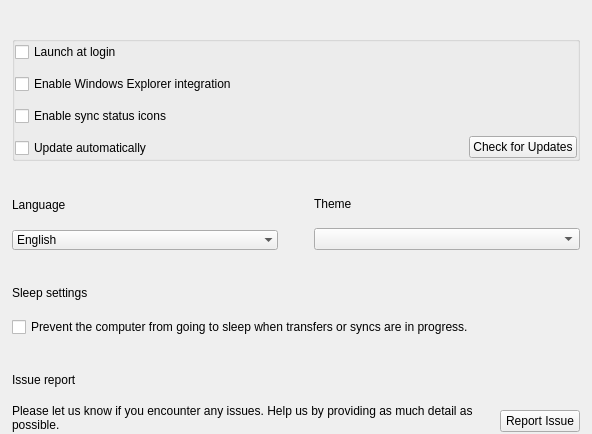
     <widget class="QWidget" name="pGeneral">
      <property name="sizePolicy">
       <sizepolicy hsizetype="Preferred" vsizetype="Fixed">
        <horstretch>0</horstretch>
        <verstretch>0</verstretch>
       </sizepolicy>
      </property>
      <layout class="QVBoxLayout" name="pGeneralLayout" stretch="0,0,0,0,10">
       <property name="spacing">
        <number>36</number>
       </property>
       <property name="leftMargin">
        <number>12</number>
       </property>
       <property name="topMargin">
        <number>36</number>
       </property>
       <property name="rightMargin">
        <number>12</number>
       </property>
       <property name="bottomMargin">
        <number>0</number>
       </property>
       <item>
        <widget class="QGroupBox" name="gGeneral">
         <property name="sizePolicy">
          <sizepolicy hsizetype="Preferred" vsizetype="Preferred">
           <horstretch>0</horstretch>
           <verstretch>0</verstretch>
          </sizepolicy>
         </property>
         <property name="type" stdset="0">
          <string notr="true">mega</string>
         </property>
         <layout class="QHBoxLayout" name="horizontalLayout_11" stretch="1,0,1">
          <property name="spacing">
           <number>0</number>
          </property>
          <property name="leftMargin">
           <number>0</number>
          </property>
          <property name="topMargin">
           <number>0</number>
          </property>
          <property name="rightMargin">
           <number>0</number>
          </property>
          <property name="bottomMargin">
           <number>0</number>
          </property>
          <item>
           <layout class="QVBoxLayout" name="verticalLayout_4" stretch="0,0,0,0">
            <property name="spacing">
             <number>12</number>
            </property>
            <property name="sizeConstraint">
             <enum>QLayout::SetDefaultConstraint</enum>
            </property>
            <property name="leftMargin">
             <number>0</number>
            </property>
            <property name="topMargin">
             <number>0</number>
            </property>
            <property name="rightMargin">
             <number>0</number>
            </property>
            <property name="bottomMargin">
             <number>0</number>
            </property>
            <item>
             <widget class="QCheckBox" name="cStartOnStartup">
              <property name="enabled">
               <bool>true</bool>
              </property>
              <property name="maximumSize">
               <size>
                <width>16777215</width>
                <height>16777215</height>
               </size>
              </property>
              <property name="cursor">
               <cursorShape>PointingHandCursor</cursorShape>
              </property>
              <property name="text">
               <string>Launch at login</string>
              </property>
              <property name="type" stdset="0">
               <string notr="true">mega</string>
              </property>
             </widget>
            </item>
            <item>
             <widget class="QCheckBox" name="cDesktopIntegration">
              <property name="maximumSize">
               <size>
                <width>16777215</width>
                <height>16777215</height>
               </size>
              </property>
              <property name="cursor">
               <cursorShape>PointingHandCursor</cursorShape>
              </property>
              <property name="text">
               <string>Enable Windows Explorer integration</string>
              </property>
              <property name="type" stdset="0">
               <string notr="true">mega</string>
              </property>
             </widget>
            </item>
            <item>
             <widget class="QCheckBox" name="cOverlayIcons">
              <property name="maximumSize">
               <size>
                <width>16777215</width>
                <height>16777215</height>
               </size>
              </property>
              <property name="cursor">
               <cursorShape>PointingHandCursor</cursorShape>
              </property>
              <property name="text">
               <string>Enable sync status icons</string>
              </property>
              <property name="type" stdset="0">
               <string notr="true">mega</string>
              </property>
             </widget>
            </item>
            <item>
             <widget class="QCheckBox" name="cAutoUpdate">
              <property name="enabled">
               <bool>true</bool>
              </property>
              <property name="maximumSize">
               <size>
                <width>16777215</width>
                <height>16777215</height>
               </size>
              </property>
              <property name="cursor">
               <cursorShape>PointingHandCursor</cursorShape>
              </property>
              <property name="text">
               <string>Update automatically</string>
              </property>
              <property name="type" stdset="0">
               <string notr="true">mega</string>
              </property>
             </widget>
            </item>
           </layout>
          </item>
          <item>
           <spacer name="horizontalSpacer">
            <property name="orientation">
             <enum>Qt::Horizontal</enum>
            </property>
            <property name="sizeType">
             <enum>QSizePolicy::Expanding</enum>
            </property>
            <property name="sizeHint" stdset="0">
             <size>
              <width>50</width>
              <height>20</height>
             </size>
            </property>
           </spacer>
          </item>
          <item>
           <layout class="QVBoxLayout" name="verticalLayout_7">
            <property name="spacing">
             <number>0</number>
            </property>
            <item>
             <spacer name="verticalSpacer_2">
              <property name="orientation">
               <enum>Qt::Vertical</enum>
              </property>
              <property name="sizeHint" stdset="0">
               <size>
                <width>20</width>
                <height>0</height>
               </size>
              </property>
             </spacer>
            </item>
            <item>
             <layout class="QHBoxLayout" name="horizontalLayout_10">
              <item>
               <spacer name="horizontalSpacer_3">
                <property name="orientation">
                 <enum>Qt::Horizontal</enum>
                </property>
                <property name="sizeHint" stdset="0">
                 <size>
                  <width>0</width>
                  <height>20</height>
                 </size>
                </property>
               </spacer>
              </item>
              <item>
               <widget class="QPushButton" name="bUpdate">
                <property name="sizePolicy">
                 <sizepolicy hsizetype="Preferred" vsizetype="Fixed">
                  <horstretch>0</horstretch>
                  <verstretch>0</verstretch>
                 </sizepolicy>
                </property>
                <property name="cursor">
                 <cursorShape>PointingHandCursor</cursorShape>
                </property>
                <property name="focusPolicy">
                 <enum>Qt::StrongFocus</enum>
                </property>
                <property name="text">
                 <string>Check for Updates</string>
                </property>
                <property name="autoDefault">
                 <bool>false</bool>
                </property>
                <property name="type" stdset="0">
                 <string notr="true">secondary</string>
                </property>
                <property name="dimension" stdset="0">
                 <string notr="true">small</string>
                </property>
               </widget>
              </item>
             </layout>
            </item>
           </layout>
          </item>
         </layout>
        </widget>
       </item>
       <item>
        <layout class="QHBoxLayout" name="horizontalLayout_12" stretch="1,1">
         <property name="spacing">
          <number>36</number>
         </property>
         <item>
          <layout class="QVBoxLayout" name="verticalLayout_17">
           <property name="spacing">
            <number>12</number>
           </property>
           <property name="leftMargin">
            <number>0</number>
           </property>
           <property name="topMargin">
            <number>0</number>
           </property>
           <property name="rightMargin">
            <number>0</number>
           </property>
           <property name="bottomMargin">
            <number>0</number>
           </property>
           <item>
            <layout class="QVBoxLayout" name="vLanguageTitleLine">
             <property name="spacing">
              <number>4</number>
             </property>
             <item>
              <widget class="QLabel" name="lLanguageTitle">
               <property name="text">
                <string>Language</string>
               </property>
               <property name="font-size" stdset="0">
                <string notr="true">caption</string>
               </property>
               <property name="semibold" stdset="0">
                <bool>true</bool>
               </property>
              </widget>
             </item>
             <item>
              <widget class="QFrame" name="fLanguageLine">
               <property name="minimumSize">
                <size>
                 <width>0</width>
                 <height>1</height>
                </size>
               </property>
               <property name="maximumSize">
                <size>
                 <width>16777215</width>
                 <height>1</height>
                </size>
               </property>
               <property name="frameShape">
                <enum>QFrame::NoFrame</enum>
               </property>
              </widget>
             </item>
            </layout>
           </item>
           <item>
            <widget class="QComboBox" name="cLanguage">
             <property name="sizePolicy">
              <sizepolicy hsizetype="Preferred" vsizetype="Fixed">
               <horstretch>0</horstretch>
               <verstretch>0</verstretch>
              </sizepolicy>
             </property>
             <property name="minimumSize">
              <size>
               <width>266</width>
               <height>0</height>
              </size>
             </property>
             <property name="cursor">
              <cursorShape>PointingHandCursor</cursorShape>
             </property>
             <property name="frame">
              <bool>false</bool>
             </property>
             <property name="type" stdset="0">
              <string notr="true">mega</string>
             </property>
             <property name="dimension" stdset="0">
              <string notr="true">small</string>
             </property>
             <item>
              <property name="text">
               <string notr="true">English</string>
              </property>
             </item>
            </widget>
           </item>
          </layout>
         </item>
         <item>
          <layout class="QVBoxLayout" name="verticalLayout_23">
           <property name="spacing">
            <number>0</number>
           </property>
           <item>
            <layout class="QVBoxLayout" name="verticalLayout_21">
             <property name="spacing">
              <number>12</number>
             </property>
             <property name="leftMargin">
              <number>0</number>
             </property>
             <property name="topMargin">
              <number>0</number>
             </property>
             <property name="rightMargin">
              <number>0</number>
             </property>
             <property name="bottomMargin">
              <number>0</number>
             </property>
             <item>
              <layout class="QVBoxLayout" name="vThemeTitleLine">
               <property name="spacing">
                <number>4</number>
               </property>
               <item>
                <widget class="QLabel" name="lThemeTitle">
                 <property name="text">
                  <string>Theme</string>
                 </property>
                 <property name="font-size" stdset="0">
                  <string notr="true">caption</string>
                 </property>
                 <property name="semibold" stdset="0">
                  <bool>true</bool>
                 </property>
                </widget>
               </item>
               <item>
                <widget class="QFrame" name="fThemeLine">
                 <property name="minimumSize">
                  <size>
                   <width>0</width>
                   <height>1</height>
                  </size>
                 </property>
                 <property name="maximumSize">
                  <size>
                   <width>16777215</width>
                   <height>1</height>
                  </size>
                 </property>
                 <property name="frameShape">
                  <enum>QFrame::NoFrame</enum>
                 </property>
                </widget>
               </item>
              </layout>
             </item>
             <item>
              <widget class="QComboBox" name="cbTheme">
               <property name="sizePolicy">
                <sizepolicy hsizetype="Preferred" vsizetype="Fixed">
                 <horstretch>0</horstretch>
                 <verstretch>0</verstretch>
                </sizepolicy>
               </property>
               <property name="minimumSize">
                <size>
                 <width>266</width>
                 <height>0</height>
                </size>
               </property>
               <property name="cursor">
                <cursorShape>PointingHandCursor</cursorShape>
               </property>
               <property name="type" stdset="0">
                <string notr="true">mega</string>
               </property>
               <property name="dimension" stdset="0">
                <string notr="true">small</string>
               </property>
              </widget>
             </item>
            </layout>
           </item>
           <item>
            <spacer name="horizontalSpacer_12">
             <property name="orientation">
              <enum>Qt::Horizontal</enum>
             </property>
             <property name="sizeHint" stdset="0">
              <size>
               <width>40</width>
               <height>0</height>
              </size>
             </property>
            </spacer>
           </item>
          </layout>
         </item>
        </layout>
       </item>
       <item>
        <layout class="QVBoxLayout" name="verticalLayout_9">
         <property name="spacing">
          <number>12</number>
         </property>
         <property name="leftMargin">
          <number>0</number>
         </property>
         <property name="topMargin">
          <number>0</number>
         </property>
         <property name="rightMargin">
          <number>0</number>
         </property>
         <property name="bottomMargin">
          <number>0</number>
         </property>
         <item>
          <layout class="QVBoxLayout" name="vSleepTitleLine">
           <property name="spacing">
            <number>4</number>
           </property>
           <item>
            <widget class="QLabel" name="lSleepTitle">
             <property name="text">
              <string>Sleep settings</string>
             </property>
             <property name="font-size" stdset="0">
              <string notr="true">caption</string>
             </property>
             <property name="semibold" stdset="0">
              <bool>true</bool>
             </property>
            </widget>
           </item>
           <item>
            <widget class="QFrame" name="fSleepLine">
             <property name="minimumSize">
              <size>
               <width>0</width>
               <height>1</height>
              </size>
             </property>
             <property name="maximumSize">
              <size>
               <width>16777215</width>
               <height>1</height>
              </size>
             </property>
             <property name="frameShape">
              <enum>QFrame::NoFrame</enum>
             </property>
            </widget>
           </item>
          </layout>
         </item>
         <item>
          <widget class="QCheckBox" name="cbSleepMode">
           <property name="cursor">
            <cursorShape>PointingHandCursor</cursorShape>
           </property>
           <property name="text">
            <string>Prevent the computer from going to sleep when transfers or syncs are in progress.</string>
           </property>
           <property name="type" stdset="0">
            <string notr="true">mega</string>
           </property>
          </widget>
         </item>
        </layout>
       </item>
       <item>
        <layout class="QVBoxLayout" name="verticalLayout_5">
         <property name="spacing">
          <number>12</number>
         </property>
         <property name="leftMargin">
          <number>0</number>
         </property>
         <property name="topMargin">
          <number>0</number>
         </property>
         <property name="rightMargin">
          <number>0</number>
         </property>
         <property name="bottomMargin">
          <number>0</number>
         </property>
         <item>
          <layout class="QVBoxLayout" name="vBugReportTitleLine">
           <property name="spacing">
            <number>4</number>
           </property>
           <item>
            <widget class="QLabel" name="lBugReportTitle">
             <property name="text">
              <string>Issue report</string>
             </property>
             <property name="font-size" stdset="0">
              <string notr="true">caption</string>
             </property>
             <property name="semibold" stdset="0">
              <bool>true</bool>
             </property>
            </widget>
           </item>
           <item>
            <widget class="QFrame" name="fBugReportLine">
             <property name="minimumSize">
              <size>
               <width>0</width>
               <height>1</height>
              </size>
             </property>
             <property name="maximumSize">
              <size>
               <width>16777215</width>
               <height>1</height>
              </size>
             </property>
             <property name="frameShape">
              <enum>QFrame::NoFrame</enum>
             </property>
            </widget>
           </item>
          </layout>
         </item>
         <item>
          <layout class="QHBoxLayout" name="horizontalLayout_13" stretch="1,0,0">
           <item>
            <widget class="QLabel" name="lBugReport">
             <property name="sizePolicy">
              <sizepolicy hsizetype="Preferred" vsizetype="Maximum">
               <horstretch>0</horstretch>
               <verstretch>0</verstretch>
              </sizepolicy>
             </property>
             <property name="text">
              <string>Please let us know if you encounter any issues. Help us by providing as much detail as possible.</string>
             </property>
             <property name="wordWrap">
              <bool>true</bool>
             </property>
            </widget>
           </item>
           <item>
            <spacer name="horizontalSpacer_13">
             <property name="orientation">
              <enum>Qt::Horizontal</enum>
             </property>
             <property name="sizeHint" stdset="0">
              <size>
               <width>10</width>
               <height>20</height>
              </size>
             </property>
            </spacer>
           </item>
           <item>
            <layout class="QVBoxLayout" name="verticalLayout_16" stretch="0,1">
             <item>
              <spacer name="verticalSpacer_8">
               <property name="orientation">
                <enum>Qt::Vertical</enum>
               </property>
               <property name="sizeHint" stdset="0">
                <size>
                 <width>20</width>
                 <height>0</height>
                </size>
               </property>
              </spacer>
             </item>
             <item>
              <widget class="QPushButton" name="bSendBug">
               <property name="sizePolicy">
                <sizepolicy hsizetype="Preferred" vsizetype="Fixed">
                 <horstretch>0</horstretch>
                 <verstretch>0</verstretch>
                </sizepolicy>
               </property>
               <property name="maximumSize">
                <size>
                 <width>16777215</width>
                 <height>16777215</height>
                </size>
               </property>
               <property name="cursor">
                <cursorShape>PointingHandCursor</cursorShape>
               </property>
               <property name="text">
                <string>Report Issue</string>
               </property>
               <property name="autoDefault">
                <bool>false</bool>
               </property>
               <property name="type" stdset="0">
                <string notr="true">secondary</string>
               </property>
               <property name="dimension" stdset="0">
                <string notr="true">small</string>
               </property>
              </widget>
             </item>
            </layout>
           </item>
          </layout>
         </item>
        </layout>
       </item>
       <item>
        <spacer name="verticalSpacer_4">
         <property name="orientation">
          <enum>Qt::Vertical</enum>
         </property>
         <property name="sizeType">
          <enum>QSizePolicy::Expanding</enum>
         </property>
         <property name="sizeHint" stdset="0">
          <size>
           <width>0</width>
           <height>2</height>
          </size>
         </property>
        </spacer>
       </item>
      </layout>
     </widget>
